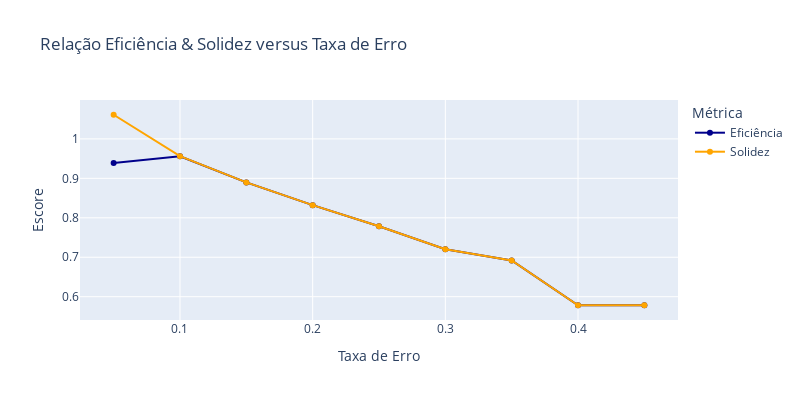

The notebook cell this image was saved under:
### Code cell
# Create a DataFrame from the data

df = pd.DataFrame(error_rate).T

# Create the bar chart
fig = px.line(df, x=df.index, y=['efficiency', 'validity'],
             labels={'value': 'Escore'},
             markers=True,
             title='Relação Eficiência & Solidez versus Taxa de Erro',
             color_discrete_sequence=['darkblue', 'orange'],
             width=800,
             height=400)
fig.update_layout(hovermode="x")
fig.update_traces(hovertemplate="%{y}")
custom_legend(
        fig=fig, nameSwap={"efficiency": "Eficiência", "validity": "Solidez"}
    )
fig.update_layout(legend=dict(
    title="Métrica"))
fig.update_yaxes(title_text="Escore")
fig.update_xaxes(title_text="Taxa de Erro")

### Figure 1 — Plotly figure (JSON) as saved in the notebook; plotly's stock layout.template omitted (floating-point values rounded to 4 significant figures)
{"data": [{"hovertemplate": "%{y}", "legendgroup": "efficiency", "line": {"color": "darkblue", "dash": "solid"}, "marker": {"symbol": "circle"}, "mode": "lines+markers", "name": "Eficiência", "orientation": "v", "showlegend": true, "type": "scatter", "x": [0.45, 0.4, 0.35, 0.3, 0.25, 0.2, 0.15, 0.1, 0.05], "xaxis": "x", "y": [0.5784, 0.5784, 0.6916, 0.7205, 0.7785, 0.8321, 0.8898, 0.9561, 0.9388], "yaxis": "y"}, {"hovertemplate": "%{y}", "legendgroup": "validity", "line": {"color": "orange", "dash": "solid"}, "marker": {"symbol": "circle"}, "mode": "lines+markers", "name": "Solidez", "orientation": "v", "showlegend": true, "type": "scatter", "x": [0.45, 0.4, 0.35, 0.3, 0.25, 0.2, 0.15, 0.1, 0.05], "xaxis": "x", "y": [0.5784, 0.5784, 0.6916, 0.7205, 0.7785, 0.8321, 0.8898, 0.9561, 1.061], "yaxis": "y"}], "layout": {"height": 400, "hovermode": "x", "legend": {"title": {"text": "Métrica"}, "tracegroupgap": 0}, "title": {"text": "Relação Eficiência & Solidez versus Taxa de Erro"}, "width": 800, "xaxis": {"anchor": "y", "domain": [0, 1], "title": {"text": "Taxa de Erro"}}, "yaxis": {"anchor": "x", "domain": [0, 1], "title": {"text": "Escore"}}}}
